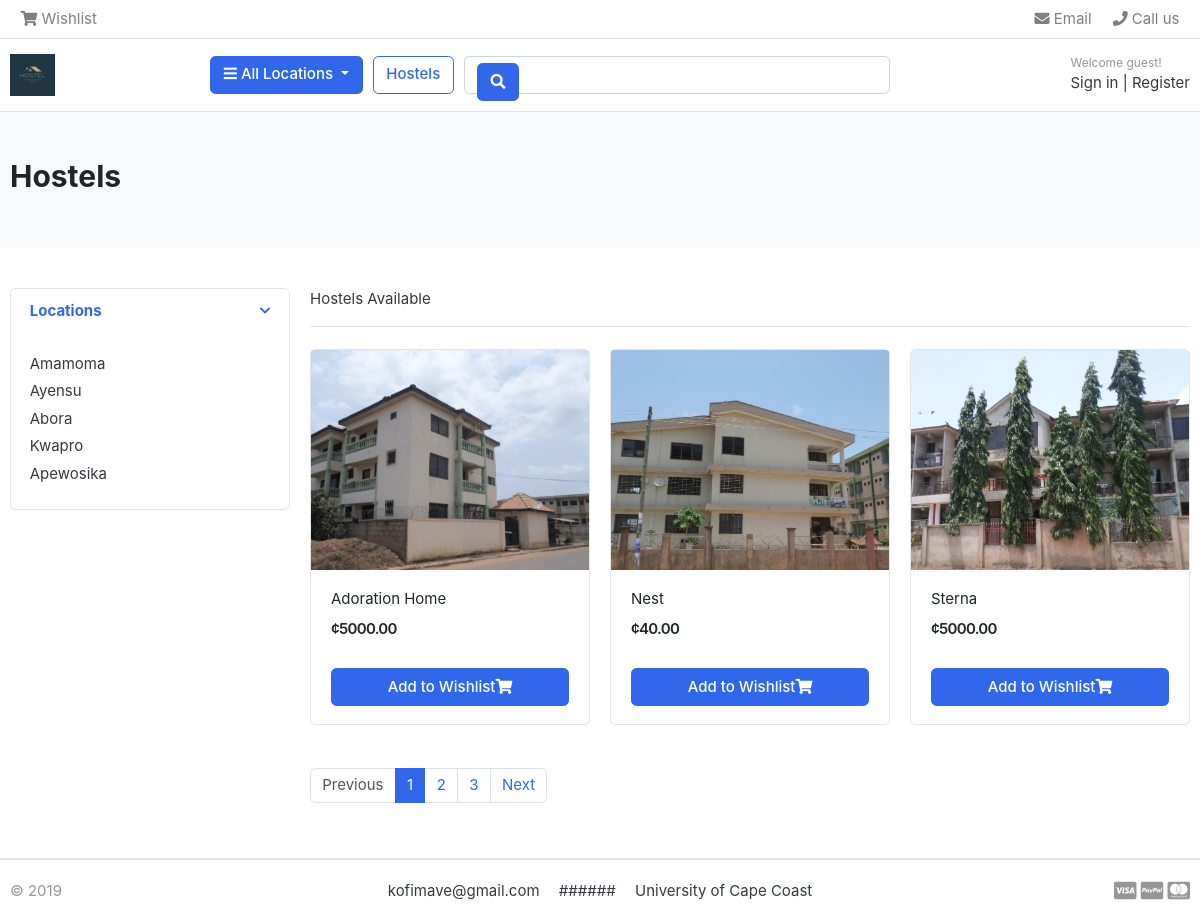
The page /hostels/ on the database as committed earlier.
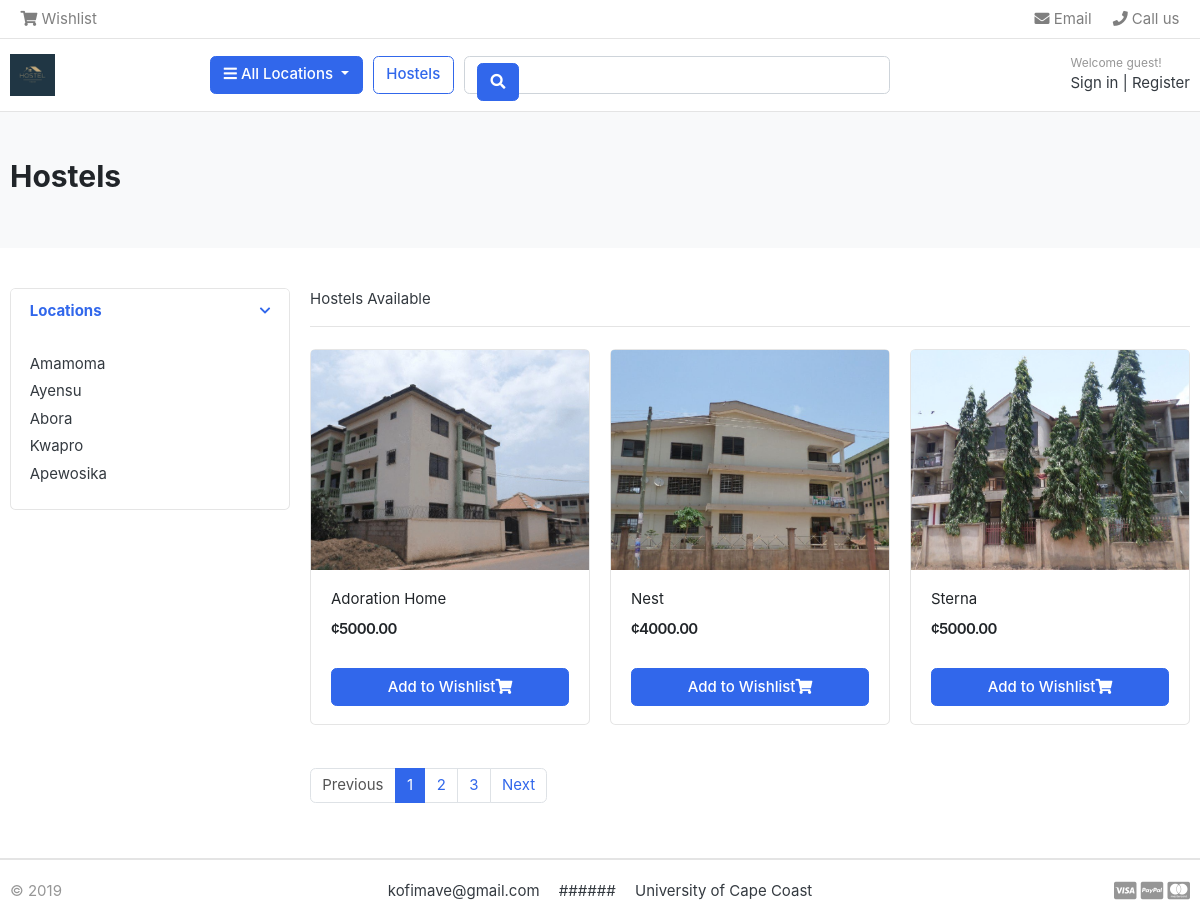
The same page on the database as committed later.
### category/models.py (models this page shows, shortened)
class Location(models.Model):
    location_name = models.CharField(max_length=250)
    slug = models.CharField(max_length=500, unique=True)
    description = models.TextField(blank=True)
    def get_absolute_url(self):
        return reverse("hostels:hostels_by_location", args=[self.slug])

### hostels/models.py (models this page shows, shortened)
class Hostel(models.Model):
    hostel_name = models.CharField(max_length=200)
    hostel_location = models.ForeignKey(Location, on_delete=models.CASCADE)
    slug = models.CharField(max_length=400,  unique=True)
    stock = models.IntegerField()
    is_available = models.BooleanField(default=True)
    created_date = models.DateTimeField(auto_now_add=True)
    updated_date = models.DateTimeField(auto_now=True)
    hostel_manager = models.ForeignKey(User, on_delete=models.CASCADE)
    hostel_price = models.DecimalField(max_digits=15, decimal_places=2)
    hostel_description = models.TextField()
    hostel_image = models.ImageField(upload_to='hostel_main_image')
    hostel_bedroom = models.ImageField(upload_to='hostel_bedroom', blank=True)
    hostel_kitchen = models.ImageField(upload_to='hostel_kitchen', blank=True)
    hostel_washroom = models.ImageField(
        upload_to='hostel_washroom', blank=True)
    objects = models.Manager()
    hostelAvailable = HostelAvailable()
    def get_absolute_url(self):
        return reverse("hostels:hostel_details", args=[self.created_date.year,
                                                     self.created_date.month,
                                                     self.created_date.day,
                                                     self.slug])

### hostels/views.py (the view)
# urls.py: path('hostels/', views.hostel, name='hostels'),
def hostel(request, location=None):
    hostels_list = Hostel.hostelAvailable.all()
    if location:
        location_obj = get_object_or_404(Location, slug=location)
        hostel_p = hostels_list.filter(hostel_location=location_obj)
    else:
        hostel_p = hostels_list
    paginator = Paginator(hostel_p, 3)
    page_number = request.GET.get('page')
    try:
        hostels = paginator.page(page_number)
    except PageNotAnInteger:
        hostels = paginator.page(1)
    except EmptyPage:
        hostels = paginator.page(paginator.num_pages)
    return render(request, 'hostels/hostels.html', {'hostels': hostels})

### category/context_processor.py (called while the page is built)
def menu_links(request):
    links = Location.objects.all()
    return {'links':links}

### hostels/models.py (called while the page is built)
    def get_queryset(self):
        return super().get_queryset().filter(is_available=True)

### hostels/templates/hostels/hostels.html
{% extends "hostels/base.html" %} {% block content %}
<section class="section-pagetop bg">
  <div class="container">
    <h2 class="title-page">Hostels</h2>
  </div>
</section>
<section class="section-content padding-y">
  <div class="container">
    <div class="row">
      <aside class="col-md-3">
        <div class="card">
          <article class="filter-group">
            <header class="card-header">
              <a
                href="#"
                data-toggle="collapse"
                data-target="#collapse_1"
                aria-expanded="true"
                class=""
              >
                <i class="icon-control fa fa-chevron-down"></i>
                <h6 class="title">Locations</h6>
              </a>
            </header>
            <div class="filter-content collapse show" id="collapse_1" style="">
              <div class="card-body">
                <ul class="list-menu">
                  {% for location in links %}
                  <li><a href="{{ location.get_absolute_url }}">{{ location.location_name }} </a></li>
                  {% endfor %}
                </ul>
              </div>
            </div>
          </article>
        </div>
      </aside>
      <main class="col-md-9">
        <header class="border-bottom mb-4 pb-3">
          <div class="form-inline">
            <span class="mr-md-auto"> {{ hostels.count }}Hostels Available </span>
          </div>
        </header>
        <div class="row">
          {% for hostel in hostels %}
          <div class="col-md-4">
            <figure class="card card-product-grid">
              <div class="img-wrap">
                <a href="{{ hostel.get_absolute_url }}"><img src="{{ hostel.hostel_image.url }}" /></a>
              </div>
              <figcaption class="info-wrap">
                <div class="fix-height">
                  <a href="{{ hostel.get_absolute_url }}" class="title">{{ hostel.hostel_name.title }} {{ hostels.count }}</a>
                  <div class="price-wrap mt-2">
                    <span class="price">&cent;{{ hostel.hostel_price }}</span>
                  </div>
                </div>
                <a href="{% url "wishlist:add_wishlist" hostel.id %}" class="btn btn-block btn-primary">Add to Wishlist<i class="fas fa-shopping-cart"></i></a>
              </figcaption>
            </figure>
          </div>
          {% endfor %}
        </div>
        <nav class="mt-4" aria-label="Page navigation sample">
          <ul class="pagination">
              <li class="page-item {% if not hostels.has_previous %} disabled {% endif %}">
                  {% if hostels.has_previous %}
                      <a class="page-link" href="?page={{ hostels.previous_page_number }}">Previous</a>
                  {% else %}
                      <span class="page-link">Previous</span>
                  {% endif %}
              </li>
              {% for page_number in hostels.paginator.page_range %}
                  <li class="page-item {% if page_number == hostels.number %} active {% endif %}">
                      <a class="page-link" href="?page={{ page_number }}">{{ page_number }}</a>
                  </li>
              {% endfor %}
              <li class="page-item {% if not hostels.has_next %} disabled {% endif %}">
                  {% if hostels.has_next %}
                      <a class="page-link" href="?page={{ hostels.next_page_number }}">Next</a>
                  {% else %}
                      <span class="page-link">Next</span>
                  {% endif %}
              </li>
          </ul>
      </nav>
      </main>
    </div>
  </div>
</section>
{% endblock content %}

### hostels/templates/hostels/base.html (shortened to what this page needs)
{% load static %}
<!DOCTYPE html>
<html lang="en">
  <head>
<link href="{% static "hostels/css/bootstrap.css" %}" rel="stylesheet" type="text/css"/>
<link href="{% static "hostels/fonts/fontawesome/css/all.min.css" %}" type="text/css" rel="stylesheet">
<link href="{% static "hostels/css/ui.css" %}" rel="stylesheet" type="text/css"/>
<link href="{% static "hostels/css/responsive.css" %}" rel="stylesheet" media="only screen and (max-width: 1200px)" />
 </head>
 <body>
{% include "includes/navbar.html" %}
{% block content %}
{% endblock content %}
{% include "includes/footer.html" %}
</body>
</html>

### hostels/templates/includes/navbar.html (shortened to what this page needs)
{% load static %}
<header class="section-header">
  <nav class="navbar p-md-0 navbar-expand-sm navbar-light border-bottom">
    <div class="container">
      <div class="collapse navbar-collapse" id="navbarTop4">
        <ul class="navbar-nav mr-auto">
          <li class="nav-item">
            <a href="{% url 'wishlist:wishlist' %}" class="nav-link">
              <i class="fas fa-shopping-cart"></i> Wishlist
            </a>
          </li>
        </ul>
        <ul class="navbar-nav">
          <li>
            <a href="#" class="nav-link">
              <i class="fa fa-envelope"></i> Email
            </a>
          </li>
          <li>
            <a href="#" class="nav-link">
              <i class="fa fa-phone"></i> Call us
            </a>
          </li>
        </ul>
      </div>
    </div>
  </nav>
  <section class="header-main border-bottom">
    <div class="container">
      <div class="row align-items-center">
        <div class="col-lg-2 col-md-3 col-6">
          <a href="./" class="brand-wrap">
            <img class="logo" src="{% static "hostels/images/logo.png" %}">
          </a>
        </div>
        <div class="col-lg col-sm col-md col-6 flex-grow-0">
          <div class="category-wrap dropdown d-inline-block float-right">
            <button type="button" class="btn btn-primary dropdown-toggle" data-toggle="dropdown">
              <i class="fa fa-bars"></i> All Locations
            </button>
          </div>
        </div>
        <a href="{% url "hostels:hostels" %}" class="btn btn-outline-primary">Hostels</a>
        <div class="col-lg col-md-6 col-sm-12 col">
          <form action="{% url "hostels:search" %}" class="search">
            <div class="input-group w-100">
              <inputtype="text" class="form-control" style="width: 60%" placeholder="Search"/>
              <div class="input-group-append">
                <button class="btn btn-primary" type="submit">
                  <i class="fa fa-search"></i>
                </button>
              </div>
            </div>
          </form>
        </div>
        <div class="col-lg-3 col-sm-6 col-8 order-2 order-lg-3">
          <div class="d-flex justify-content-end mb-3 mb-lg-0">
            <div class="widget-header">
              {% if user.is_authenticated %}
              <small class="title text-muted">Welcome {{ user.username}}</small>
              <div>
                <a href="{% url 'account:logout' %}">logout</a>
                <span class="dark-transp"> | </span>
                <a href="{% url 'account:dashboard' %}">Dashboard</a>
              </div>
              {% else %}
              <small class="title text-muted">Welcome guest!</small>
              <div>
                <a href="{% url 'account:login' %}">Sign in</a>
                <span class="dark-transp"> | </span>
                <a href="{% url 'account:register' %}"> Register</a>
              </div>
            </div>
          </div>
          {% endif %}
        </div>
      </div>
    </div>
  </section>
</header>

### hostels/templates/includes/footer.html
{% load static %}
<footer class="section-footer border-top">
  <div class="container">
    <section class="footer-bottom border-top row">
      <div class="col-md-2">
        <p class="text-muted">&copy 2019 </p>
      </div>
      <div class="col-md-8 text-md-center">
        <span class="px-2">kofimave@gmail.com</span>
        <span class="px-2">######</span>
        <span class="px-2">University of Cape Coast</span>
      </div>
      <div class="col-md-2 text-md-right text-muted">
        <i class="fab fa-lg fa-cc-visa"></i>
        <i class="fab fa-lg fa-cc-paypal"></i>
        <i class="fab fa-lg fa-cc-mastercard"></i>
      </div>
    </section>
  </div>
</footer>

### hostels/static/hostels/css/ui.css (style rules this page uses)
html { font-family: "Inter", sans-serif; font-size: 15px; }
.img-wrap { text-align: center; display: block; }
.img-wrap img { max-width: 100%; }
.price-wrap { letter-spacing: -0.7px; }
.padding-y { padding-top: 40px; padding-bottom: 40px; }
figure { margin-bottom: 0; }
article:after, .form-group:after { display: block; clear: both; content: ""; }
.bg { background-color: #f8f9fa; }
.title-page { color: #212529; }
p:last-child { margin-bottom: 0; }
.header-main { position: relative; padding-top: 1rem; padding-bottom: 1rem; }
.brand-wrap .logo, .navbar-brand .logo { margin-right: 7px; max-height: 42px; display: inline-block; }
.widget-header { display: inline-block; vertical-align: middle; position: relative; }
.widget-header a { color: #343a40; }
.widget-header .title { display: block; }
.footer-bottom { padding-top: 20px; padding-bottom: 20px; }
[class*=list-] li:after { visibility: hidden; display: block; content: ""; overflow: hidden; height: 0; clear: both; }
.list-menu { list-style: none; margin: 0; padding-left: 0; }
.list-menu li { margin-bottom: 5px; }
.list-menu a { color: #343a40; }
[class*=card-product] a.title { color: #212529; display: block; }
[class*=card-product] .img-wrap { overflow: hidden; position: relative; }
[class*=card-product] .img-wrap img { height: 100%; max-width: 100%; width: auto; display: inline-block; -o-object-fit: cover; object-fit: cover; }
.card-product-grid { margin-bottom: 20px; }
.card-product-grid .img-wrap { border-radius: 0.2rem 0.2rem 0 0; height: 220px; }
.card-product-grid .info-wrap { overflow: hidden; padding: 18px 20px; }
.card-product-grid .fix-height { height: 80px; overflow: hidden; }
.card .img-wrap { overflow: hidden; }
.price { font-weight: 600; color: #212529; }
.icon-control { margin-top: 5px; float: right; font-size: 80%; }
.card-header .title { margin-bottom: 0; line-height: 1.5; }
.filter-group { border-bottom: 1px solid #e4e4e4; }
.filter-group .card-header { border-bottom: 0; }
.filter-group:last-child { border-bottom: 0; }
.section-pagetop { padding: 45px 0; }

Rows that differ between the two databases and show on the page:
changed Hostel "Nest": hostel_price "40.00" → "4000.00"
